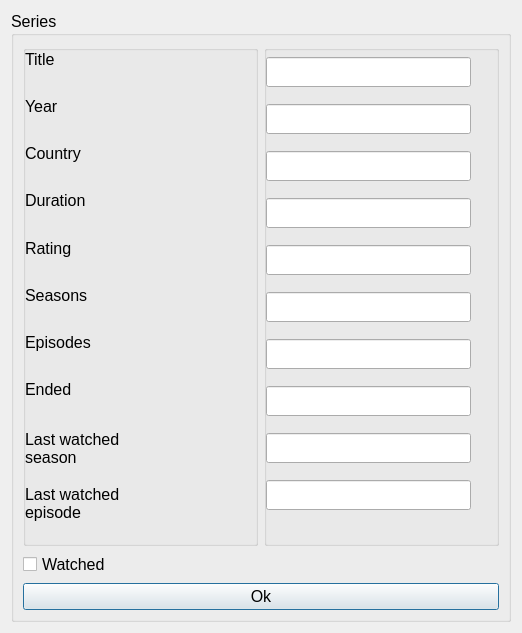
<?xml version="1.0" encoding="UTF-8"?>
<ui version="4.0">
 <class>ShowSeriesWindow</class>
 <widget class="QDialog" name="ShowSeriesWindow">
  <property name="geometry">
   <rect>
    <x>0</x>
    <y>0</y>
    <width>522</width>
    <height>633</height>
   </rect>
  </property>
  <property name="windowTitle">
   <string>Dialog</string>
  </property>
  <layout class="QGridLayout" name="gridLayout_3">
   <item row="0" column="0">
    <widget class="QGroupBox" name="groupBox">
     <property name="font">
      <font>
       <pointsize>12</pointsize>
      </font>
     </property>
     <property name="title">
      <string>Series</string>
     </property>
     <layout class="QGridLayout" name="gridLayout">
      <item row="0" column="0">
       <layout class="QVBoxLayout" name="verticalLayout_3">
        <item>
         <layout class="QHBoxLayout" name="horizontalLayout">
          <item>
           <widget class="QGroupBox" name="">
            <widget class="QLabel" name="label">
             <property name="geometry">
              <rect>
               <x>2</x>
               <y>2</y>
               <width>40</width>
               <height>24</height>
              </rect>
             </property>
             <property name="text">
              <string>Title</string>
             </property>
            </widget>
            <widget class="QLabel" name="label_2">
             <property name="geometry">
              <rect>
               <x>2</x>
               <y>49</y>
               <width>41</width>
               <height>24</height>
              </rect>
             </property>
             <property name="text">
              <string>Year</string>
             </property>
            </widget>
            <widget class="QLabel" name="label_4">
             <property name="geometry">
              <rect>
               <x>2</x>
               <y>96</y>
               <width>69</width>
               <height>24</height>
              </rect>
             </property>
             <property name="text">
              <string>Country</string>
             </property>
            </widget>
            <widget class="QLabel" name="label_3">
             <property name="geometry">
              <rect>
               <x>2</x>
               <y>143</y>
               <width>77</width>
               <height>24</height>
              </rect>
             </property>
             <property name="text">
              <string>Duration</string>
             </property>
            </widget>
            <widget class="QLabel" name="label_8">
             <property name="geometry">
              <rect>
               <x>2</x>
               <y>191</y>
               <width>57</width>
               <height>24</height>
              </rect>
             </property>
             <property name="text">
              <string>Rating</string>
             </property>
            </widget>
            <widget class="QLabel" name="label_5">
             <property name="geometry">
              <rect>
               <x>2</x>
               <y>238</y>
               <width>73</width>
               <height>24</height>
              </rect>
             </property>
             <property name="text">
              <string>Seasons</string>
             </property>
            </widget>
            <widget class="QLabel" name="label_6">
             <property name="geometry">
              <rect>
               <x>2</x>
               <y>285</y>
               <width>78</width>
               <height>24</height>
              </rect>
             </property>
             <property name="text">
              <string>Episodes</string>
             </property>
            </widget>
            <widget class="QLabel" name="label_7">
             <property name="geometry">
              <rect>
               <x>2</x>
               <y>332</y>
               <width>55</width>
               <height>24</height>
              </rect>
             </property>
             <property name="text">
              <string>Ended</string>
             </property>
            </widget>
            <widget class="QLabel" name="label_9">
             <property name="geometry">
              <rect>
               <x>2</x>
               <y>379</y>
               <width>118</width>
               <height>48</height>
              </rect>
             </property>
             <property name="text">
              <string>Last watched
season</string>
             </property>
            </widget>
            <widget class="QLabel" name="label_10">
             <property name="geometry">
              <rect>
               <x>2</x>
               <y>434</y>
               <width>118</width>
               <height>48</height>
              </rect>
             </property>
             <property name="text">
              <string>Last watched
episode</string>
             </property>
            </widget>
           </widget>
          </item>
          <item>
           <widget class="QGroupBox" name="">
            <widget class="QLineEdit" name="out_title">
             <property name="geometry">
              <rect>
               <x>2</x>
               <y>12</y>
               <width>205</width>
               <height>30</height>
              </rect>
             </property>
             <property name="readOnly">
              <bool>true</bool>
             </property>
            </widget>
            <widget class="QLineEdit" name="out_year">
             <property name="geometry">
              <rect>
               <x>2</x>
               <y>59</y>
               <width>205</width>
               <height>30</height>
              </rect>
             </property>
             <property name="readOnly">
              <bool>true</bool>
             </property>
            </widget>
            <widget class="QLineEdit" name="out_country">
             <property name="geometry">
              <rect>
               <x>2</x>
               <y>106</y>
               <width>205</width>
               <height>30</height>
              </rect>
             </property>
             <property name="readOnly">
              <bool>true</bool>
             </property>
            </widget>
            <widget class="QLineEdit" name="out_duration">
             <property name="geometry">
              <rect>
               <x>2</x>
               <y>153</y>
               <width>205</width>
               <height>30</height>
              </rect>
             </property>
             <property name="readOnly">
              <bool>true</bool>
             </property>
            </widget>
            <widget class="QLineEdit" name="out_rating">
             <property name="geometry">
              <rect>
               <x>2</x>
               <y>200</y>
               <width>205</width>
               <height>30</height>
              </rect>
             </property>
            </widget>
            <widget class="QLineEdit" name="out_seasons">
             <property name="geometry">
              <rect>
               <x>2</x>
               <y>247</y>
               <width>205</width>
               <height>30</height>
              </rect>
             </property>
             <property name="readOnly">
              <bool>true</bool>
             </property>
            </widget>
            <widget class="QLineEdit" name="out_episodes">
             <property name="geometry">
              <rect>
               <x>2</x>
               <y>294</y>
               <width>205</width>
               <height>30</height>
              </rect>
             </property>
             <property name="readOnly">
              <bool>true</bool>
             </property>
            </widget>
            <widget class="QLineEdit" name="out_ended">
             <property name="geometry">
              <rect>
               <x>2</x>
               <y>341</y>
               <width>205</width>
               <height>30</height>
              </rect>
             </property>
             <property name="readOnly">
              <bool>true</bool>
             </property>
            </widget>
            <widget class="QLineEdit" name="out_lSeason">
             <property name="geometry">
              <rect>
               <x>2</x>
               <y>388</y>
               <width>205</width>
               <height>30</height>
              </rect>
             </property>
            </widget>
            <widget class="QLineEdit" name="out_lEpisode">
             <property name="geometry">
              <rect>
               <x>2</x>
               <y>435</y>
               <width>205</width>
               <height>30</height>
              </rect>
             </property>
            </widget>
           </widget>
          </item>
         </layout>
        </item>
        <item>
         <widget class="QCheckBox" name="CheckWatched">
          <property name="text">
           <string>Watched</string>
          </property>
         </widget>
        </item>
        <item>
         <widget class="QPushButton" name="OkButton">
          <property name="text">
           <string>Ok</string>
          </property>
         </widget>
        </item>
       </layout>
      </item>
     </layout>
    </widget>
   </item>
  </layout>
 </widget>
 <resources/>
 <connections/>
</ui>
